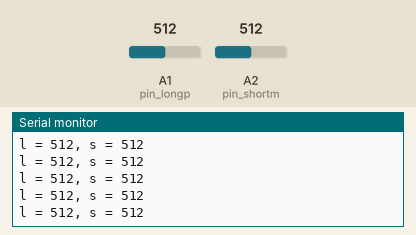
Recording of a sketch running on a simulated Arduino Uno, built with avr-gcc and run on an emulated ATmega328P. Shown: the last lines printed to the serial monitor. The inputs (shaded band) are chosen by the test bench; at power-on: A2 (pin_shortm) = 512, A1 (pin_longp) = 512.

Above: at 1.2 s.
1.3 s: A2 (pin_shortm) set to 0
4.3 s: A2 (pin_shortm) set to 122
At 4.41 s:
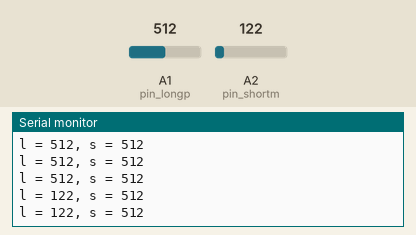
7.3 s: A2 (pin_shortm) set to 0
At 8.3 s:
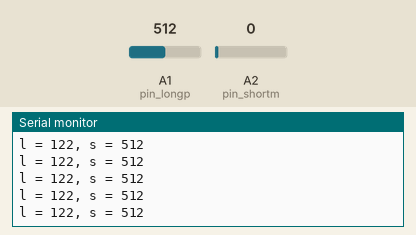

The sketch:

MyTouchShield.ino
```cpp
const int pin_shortp = 6;
const int pin_shortm = A2;
const int pin_longp = A1;
const int pin_longm = 7;

const int pin_longs = A2;
const int pin_shorts = A1;

void setup() {
  Serial.begin(9600);
  Serial.println("Hi.");
}

void loop() {
  int s, l;

  pinMode(pin_shortp, INPUT);
  pinMode(pin_shortm, INPUT);
  digitalWrite(pin_shortp, LOW);
  digitalWrite(pin_shortm, LOW);

  pinMode(pin_longp, OUTPUT);
  pinMode(pin_longm, OUTPUT);
  digitalWrite(pin_longp,HIGH);
  digitalWrite(pin_longm,LOW);

  l = analogRead(pin_longs);
  delayMicroseconds(776);
  l += analogRead(pin_longs);
  l /= 2;

  pinMode(pin_longp, INPUT);
  pinMode(pin_longm, INPUT);
  digitalWrite(pin_longp, LOW);
  digitalWrite(pin_longm, LOW);

  pinMode(pin_shortp, OUTPUT);
  pinMode(pin_shortm, OUTPUT);
  digitalWrite(pin_shortp, HIGH);
  digitalWrite(pin_shortm, LOW);

  s = analogRead(pin_shorts);
  delayMicroseconds(776);
  s += analogRead(pin_shorts);
  s /= 2;

  pinMode(pin_shortp, INPUT);
  pinMode(pin_shortm, INPUT);
  digitalWrite(pin_shortp, LOW);
  digitalWrite(pin_shortm, LOW);

  if ( l != 0 ) {
    Serial.print("l = ");
    Serial.print(l);
    Serial.print(", s = ");
    Serial.print(s);
    Serial.println();
    delay(100);
  }
}
```

Measured:
- after the input at 4.3 s, the serial monitor: prints a new line at once (image 1)
